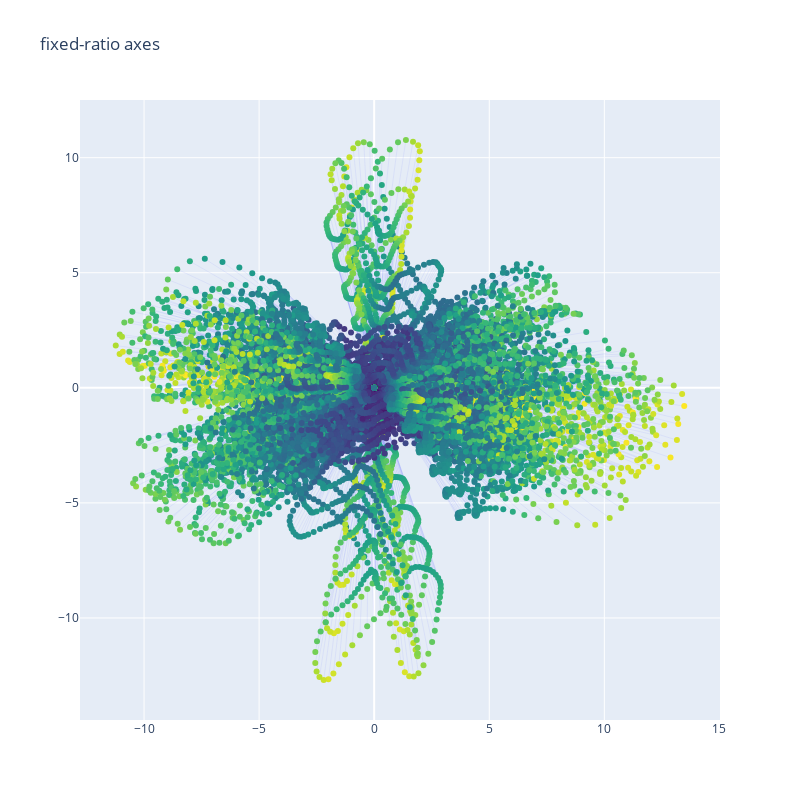

The cell this chart's notebook holds for it:
### Code cell
red_x = []
red_y = []
c = []
fig = go.Figure()
for idx, row in df.iterrows():
    _x = [row["root_pos_x_0"],
          row["root_pos_x_1"],
          row["root_pos_x_2"],
          row["root_pos_x_3"],
          row["root_pos_x_4"],
          row["root_pos_x_5"],
          row["root_pos_x_6"],
          row["root_pos_x_7"],
          row["root_pos_x_8"],
          row["root_pos_x_9"],
          row["root_pos_x_10"],
          row["root_pos_x_11"]
         ]
    _y = [row["root_pos_y_0"],
          row["root_pos_y_1"],
          row["root_pos_y_2"],
          row["root_pos_y_3"],
          row["root_pos_y_4"],
          row["root_pos_y_5"],
          row["root_pos_y_6"],
          row["root_pos_y_7"],
          row["root_pos_y_8"],
          row["root_pos_y_9"],
          row["root_pos_y_10"],
          row["root_pos_y_11"]
         ]
    
    
    [red_x.append(x) for x in _x]
    [red_y.append(y) for y in _y]
    [c.append(row["root_speed_5"]) for y in _y]
    
    red_x.append(None) # to separate lines, or they will be connected
    red_y.append(None) # for each adjacent row
    c.append(0)
    
    
fig.add_trace(
    go.Scatter(
        x=red_x,
        y=red_y,
        line=dict(
            width=0.1),
        marker=dict(
             color=c, #set color equal to a variable
        colorscale='Viridis', # one of plotly colorscales
        ),
        mode="lines+markers",

    )
)

fig.update_layout(
    width = 800,
    height = 800,
    title = "fixed-ratio axes"
)
fig.update_yaxes(
    scaleanchor = "x",
    scaleratio = 1,
  )

### Figure 1 — Plotly figure (JSON) as saved in the notebook; plotly's stock layout.template omitted (floating-point values rounded to 4 significant figures; data arrays with more than 128 entries replaced by an {"elided": "..."} marker saying what was removed)
{"data": [{"line": {"width": 0.1}, "marker": {"color": {"elided": "26000 float values"}, "colorscale": [[0, "#440154"], [0.1111, "#482878"], [0.2222, "#3e4989"], [0.3333, "#31688e"], [0.4444, "#26828e"], [0.5556, "#1f9e89"], [0.6667, "#35b779"], [0.7778, "#6ece58"], [0.8889, "#b5de2b"], [1, "#fde725"]]}, "mode": "lines+markers", "type": "scatter", "x": {"elided": "26000 float values"}, "y": {"elided": "26000 float values"}}], "layout": {"height": 800, "title": {"text": "fixed-ratio axes"}, "width": 800, "xaxis": {"autorange": true, "domain": [0, 1], "range": [-12.78, 15.03], "type": "linear"}, "yaxis": {"autorange": true, "domain": [0, 1], "range": [-14.43, 12.51], "scaleanchor": "x", "scaleratio": 1, "type": "linear"}}}
